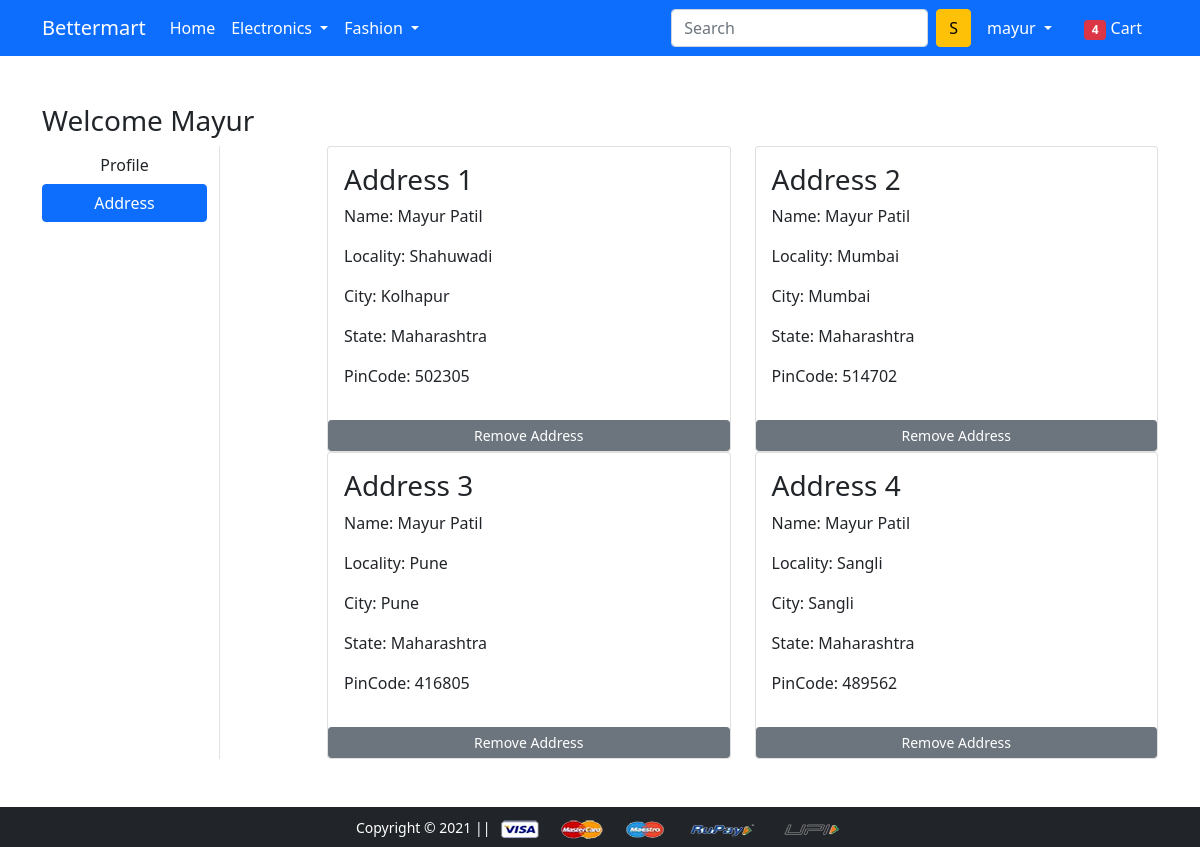
The app's page /address/ (signed in) with its own data.
### app/models.py (models this page shows, shortened)
class Customer(models.Model):
    user = models.ForeignKey(User, on_delete=models.CASCADE)
    name = models.CharField(max_length=200)
    locality = models.CharField(max_length=200)
    city = models.CharField(max_length=200)
    zipcode = models.IntegerField()
    state = models.CharField(choices=STATE_CHOICES, max_length=50)

### app/views.py (the view)
# urls.py: path('address/', views.address, name='address'),
@login_required
def address(request):
    add = Customer.objects.filter(user=request.user)
    return render(request, 'app/address.html', {'add': add, 'active': 'btn-primary'})

### app/templates/app/address.html (shortened to what this page needs)
{% extends 'app/base.html' %}
{% load static %}
{% block main-content %}
<div class="container my-5">
    <div class="main">
    <div class="row">
        <h3>Welcome <span class="text-capitalize">{{request.user}}</span></h3>
        <div class="col-sm-2 border-end">
            <ul class="list-unstyled">
                <li class="d-grid"><a href="{% url 'profile' %}" class="btn">Profile</a></li>
                <li class="d-grid"><a href="{% url 'address' %}" class="btn {{active}}">Address</a></li>
            </ul>
        </div>
        <div class="col-sm-9 offset-sm-1">
            <div class="row">
                {% for ad in add %}
                <div class="col-sm-6">
                    <div class="card">
                        <div class="card-body">
                            <h3>Address {{forloop.counter}}</h3>
                            <p>Name: {{ad.name}}</p>
                            <p>Locality: {{ad.locality}}</p>
                            <p>City: {{ad.city}}</p>
                            <p>State: {{ad.state}}</p>
                            <p>PinCode: {{ad.zipcode}}</p>
                        </div>
                        <a href="#" class="btn btn-sm btn-secondary mr-3 remove-cart" >Remove Address</a>
                    </div>
                </div>
                {% endfor %}
            </div>
        </div>
    </div>
        </div>
</div>
{% endblock main-content %}

### app/templates/app/base.html (shortened to what this page needs)
<!doctype html>
{% load static %}
<html lang="en">
  <head>
    <link href="https://cdn.jsdelivr.net/npm/bootstrap@5.0.0-beta1/dist/css/bootstrap.min.css" rel="stylesheet">
    <link rel="stylesheet" href="{% static 'app/css/owl.carousel.min.css' %}">
    <link rel="stylesheet" href="{% static 'app/css/all.min.css' %}">
    <link rel="stylesheet" href="{% static 'app/css/style.css' %}">
  </head>
  <body>
    <nav class="navbar navbar-expand-lg navbar-dark bg-primary">
     <div class="container">
       <a class="navbar-brand" href="/">Bettermart</a>
       <div class="collapse navbar-collapse" id="navbarSupportedContent">
         <ul class="navbar-nav me-auto mb-2 mb-lg-0">
           <li class="nav-item">
             <a class="nav-link active" aria-current="page" href="/">Home</a>
           </li>
           <li class="nav-item dropdown">
             <a class="nav-link dropdown-toggle text-white" href="#" id="electronicsDropdown" role="button" data-bs-toggle="dropdown" aria-expanded="false">
               Electronics
             </a>
           </li>
           <li class="nav-item dropdown">
             <a class="nav-link dropdown-toggle text-white" href="#" id="fashionDropdown" role="button" data-bs-toggle="dropdown" aria-expanded="false">
               Fashion
             </a>
           </li>
         </ul>
         <form class="d-flex">
           <input class="form-control me-2" type="search" placeholder="Search" aria-label="Search">
           <button class="btn btn-warning" type="submit">S</button>
         </form>
         <div>
          <ul class="navbar-nav me-auto mb-2 mb-lg-0">
              {% if request.user.is_authenticated %}
           <li class="nav-item dropdown mx-2">
              <a class="nav-link dropdown-toggle text-white" href="#" id="profileDropdown" role="button" data-bs-toggle="dropdown" aria-expanded="false">
                {{request.user}}
              </a>
            </li>
            <li class="nav-item mx-2">
             <a href="{% url 'showcart' %}" class="nav-link text-white"><span class="badge bg-danger">4</span> Cart </a>
            </li>
              {% endif %}
          </ul>
         </div>
       </div>
     </div>
    </nav>
    {% block main-content %} {% endblock main-content %}
    <footer class="container-fluid bg-dark text-center p-2 mt-5">
        <small class="text-white">Copyright &copy; 2021 || </small>
        <img src="{% static 'app/images/payment.png' %}" alt="" srcset="" class="img-fluid" height="2px">
    </footer>
  </body>
</html>

### app/templates/app/address.html (style rules this page uses)
.main { min-height: 73vh; }

### records on screen
Customer: name "Mayur Patil", locality "Shahuwadi", city "Kolhapur", state "Maharashtra", zipcode "502305"
Customer: name "Mayur Patil", locality "Mumbai", city "Mumbai", state "Maharashtra", zipcode "514702"
Customer: name "Mayur Patil", locality "Pune", city "Pune", state "Maharashtra", zipcode "416805"
Customer: name "Mayur Patil", locality "Sangli", city "Sangli", state "Maharashtra", zipcode "489562"

### other values on screen
{{ request.user }} "mayur"
{{ request.user }} "Mayur"
